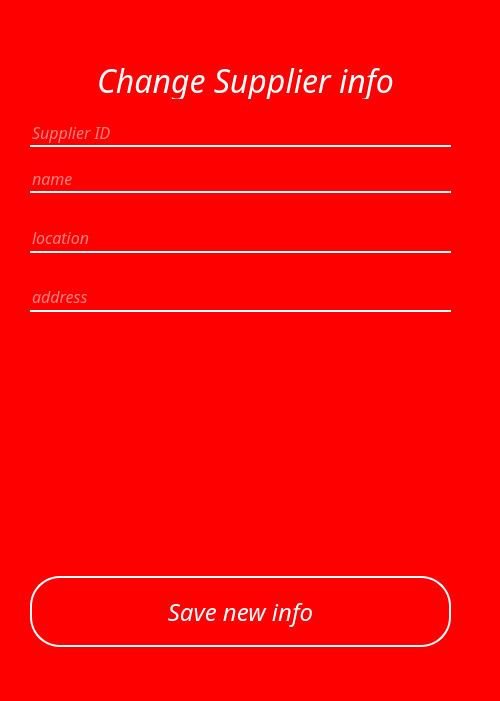
<?xml version="1.0" encoding="UTF-8"?>
<ui version="4.0">
 <class>Form</class>
 <widget class="QWidget" name="Form">
  <property name="geometry">
   <rect>
    <x>0</x>
    <y>0</y>
    <width>500</width>
    <height>701</height>
   </rect>
  </property>
  <property name="windowTitle">
   <string>Form</string>
  </property>
  <property name="styleSheet">
   <string notr="true">#Form{
background:red;
}
#headerFrame
{
background: black;
border-radius: 30px;
}

#frame
{
background: red;
border-radius: 30px;
}
#labelHead{
color:white;
}

#label{
color:white;
}

#label_2{
color:white;
}

#lineEdit_ID{
border:none;
background:transparent;
color: white;
border-bottom: 2px solid white;
}

#lineEdit_SuppName{
border:none;
background:transparent;
color: white;
border-bottom: 2px solid white;
}

#lineEdit_supp_loc{
border:none;
background:transparent;
color: white;
border-bottom: 2px solid white;
}

#lineEdit_supp_address{
border:none;
background:transparent;
color: white;
border-bottom: 2px solid white;
}

#lineEdit_pquantity{
border:none;
background:transparent;
color: white;
border-bottom: 2px solid white;
}

#lineEdit_psupplier{
border:none;
background:transparent;
color: white;
border-bottom: 2px solid white;
}

#lineEdit_pprice{
border:none;
background:transparent;
color: white;
border-bottom: 2px solid white;
}

#pushButton_saveS{
border:2px solid white;
background:transparent;
color:white;
border-radius: 30px;
}

#pushButton_saveS:hover{
border:2px solid white;
background:white;
color:red;
}

#push_Rigister{
border:2px solid white;
background:transparent;
color:white;
border-radius: 30px;
}

#push_Rigister:hover{
border:2px solid white;
background:white;
color:red;
}</string>
  </property>
  <widget class="QLineEdit" name="lineEdit_supp_address">
   <property name="geometry">
    <rect>
     <x>30</x>
     <y>283</y>
     <width>421</width>
     <height>29</height>
    </rect>
   </property>
   <property name="sizePolicy">
    <sizepolicy hsizetype="Expanding" vsizetype="Preferred">
     <horstretch>0</horstretch>
     <verstretch>0</verstretch>
    </sizepolicy>
   </property>
   <property name="font">
    <font>
     <family>Aero</family>
     <pointsize>12</pointsize>
     <italic>true</italic>
    </font>
   </property>
   <property name="focusPolicy">
    <enum>Qt::StrongFocus</enum>
   </property>
   <property name="styleSheet">
    <string notr="true">color: rgb(255, 255, 255);
selection-color: rgb(255, 255, 0);</string>
   </property>
   <property name="text">
    <string/>
   </property>
   <property name="cursorPosition">
    <number>0</number>
   </property>
   <property name="placeholderText">
    <string>address</string>
   </property>
  </widget>
  <widget class="QLineEdit" name="lineEdit_supp_loc">
   <property name="geometry">
    <rect>
     <x>30</x>
     <y>224</y>
     <width>421</width>
     <height>29</height>
    </rect>
   </property>
   <property name="sizePolicy">
    <sizepolicy hsizetype="Expanding" vsizetype="Preferred">
     <horstretch>0</horstretch>
     <verstretch>0</verstretch>
    </sizepolicy>
   </property>
   <property name="font">
    <font>
     <family>Aero</family>
     <pointsize>12</pointsize>
     <italic>true</italic>
    </font>
   </property>
   <property name="focusPolicy">
    <enum>Qt::StrongFocus</enum>
   </property>
   <property name="styleSheet">
    <string notr="true">color: rgb(255, 255, 255);
selection-color: rgb(255, 255, 0);</string>
   </property>
   <property name="text">
    <string/>
   </property>
   <property name="cursorPosition">
    <number>0</number>
   </property>
   <property name="placeholderText">
    <string>location</string>
   </property>
  </widget>
  <widget class="QPushButton" name="pushButton_saveS">
   <property name="geometry">
    <rect>
     <x>30</x>
     <y>576</y>
     <width>421</width>
     <height>71</height>
    </rect>
   </property>
   <property name="font">
    <font>
     <family>Aero</family>
     <pointsize>18</pointsize>
     <italic>true</italic>
    </font>
   </property>
   <property name="styleSheet">
    <string notr="true"/>
   </property>
   <property name="text">
    <string>Save new info</string>
   </property>
  </widget>
  <widget class="QLabel" name="label_register">
   <property name="geometry">
    <rect>
     <x>30</x>
     <y>61</y>
     <width>431</width>
     <height>38</height>
    </rect>
   </property>
   <property name="sizePolicy">
    <sizepolicy hsizetype="Preferred" vsizetype="Preferred">
     <horstretch>0</horstretch>
     <verstretch>0</verstretch>
    </sizepolicy>
   </property>
   <property name="font">
    <font>
     <family>Aero</family>
     <pointsize>24</pointsize>
     <italic>true</italic>
    </font>
   </property>
   <property name="styleSheet">
    <string notr="true">color: rgb(255, 255, 255);</string>
   </property>
   <property name="text">
    <string>Change Supplier info</string>
   </property>
   <property name="alignment">
    <set>Qt::AlignCenter</set>
   </property>
  </widget>
  <widget class="QLineEdit" name="lineEdit_SuppName">
   <property name="geometry">
    <rect>
     <x>30</x>
     <y>166</y>
     <width>421</width>
     <height>27</height>
    </rect>
   </property>
   <property name="sizePolicy">
    <sizepolicy hsizetype="Expanding" vsizetype="Preferred">
     <horstretch>0</horstretch>
     <verstretch>0</verstretch>
    </sizepolicy>
   </property>
   <property name="font">
    <font>
     <family>Aero</family>
     <pointsize>12</pointsize>
     <italic>true</italic>
    </font>
   </property>
   <property name="focusPolicy">
    <enum>Qt::StrongFocus</enum>
   </property>
   <property name="styleSheet">
    <string notr="true">color: rgb(255, 255, 255);
selection-color: rgb(255, 255, 0);</string>
   </property>
   <property name="text">
    <string/>
   </property>
   <property name="cursorPosition">
    <number>0</number>
   </property>
   <property name="placeholderText">
    <string>name</string>
   </property>
  </widget>
  <widget class="QLineEdit" name="lineEdit_ID">
   <property name="geometry">
    <rect>
     <x>30</x>
     <y>120</y>
     <width>421</width>
     <height>27</height>
    </rect>
   </property>
   <property name="sizePolicy">
    <sizepolicy hsizetype="Expanding" vsizetype="Preferred">
     <horstretch>0</horstretch>
     <verstretch>0</verstretch>
    </sizepolicy>
   </property>
   <property name="font">
    <font>
     <family>Aero</family>
     <pointsize>12</pointsize>
     <italic>true</italic>
    </font>
   </property>
   <property name="focusPolicy">
    <enum>Qt::StrongFocus</enum>
   </property>
   <property name="toolTipDuration">
    <number>-5</number>
   </property>
   <property name="styleSheet">
    <string notr="true">color: rgb(255, 255, 255);
selection-color: rgb(255, 255, 0);</string>
   </property>
   <property name="text">
    <string/>
   </property>
   <property name="cursorPosition">
    <number>0</number>
   </property>
   <property name="placeholderText">
    <string>Supplier ID</string>
   </property>
  </widget>
 </widget>
 <resources/>
 <connections/>
</ui>
